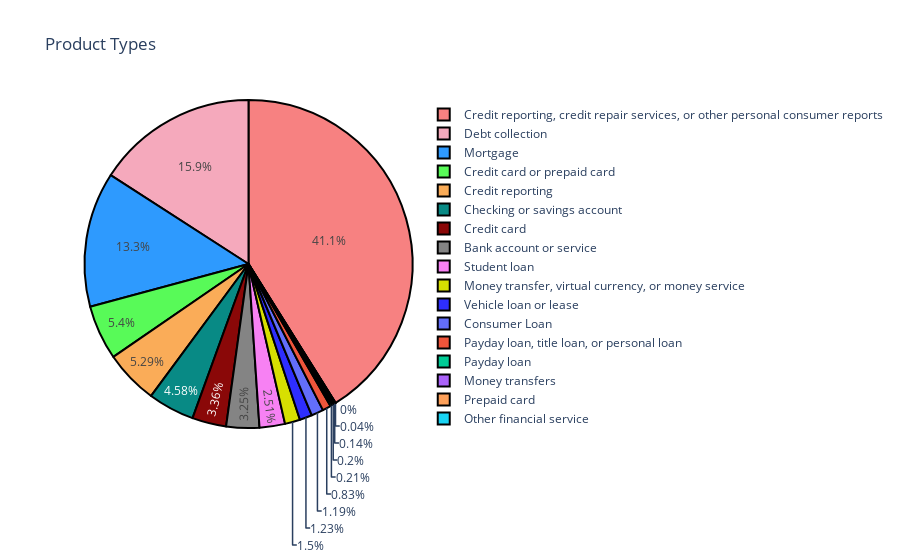

Notebook cell for this chart:
### Code cell
prd = round(complaints["Product"].value_counts() / len(complaints["Product"]) * 100,2)

print(prd)

labels = list(prd.index)
values = prd.values.tolist()
colors = ['#F78181', '#F5A9BC', '#2E9AFE', '#58FA58', '#FAAC58', '#088A85', '#8A0808', '#848484', '#F781F3', '#D7DF01', '#2E2EFE']


prd_pie = go.Pie(labels=labels, values=values, 
                          marker=dict(colors=colors,
                         line=dict(color='#000000', width=2)))

lyt = go.Layout(title='Product Types')

fig = go.Figure(data=[prd_pie], layout=lyt)
iplot(fig)

### Figure 1 — Plotly figure (JSON) as saved in the notebook; plotly's stock layout.template omitted (floating-point values rounded to 4 significant figures)
{"data": [{"labels": ["Credit reporting, credit repair services, or other personal consumer reports", "Debt collection", "Mortgage", "Credit card or prepaid card", "Credit reporting", "Checking or savings account", "Credit card", "Bank account or service", "Student loan", "Money transfer, virtual currency, or money service", "Vehicle loan or lease", "Consumer Loan", "Payday loan, title loan, or personal loan", "Payday loan", "Money transfers", "Prepaid card", "Other financial service", "Virtual currency"], "marker": {"colors": ["#F78181", "#F5A9BC", "#2E9AFE", "#58FA58", "#FAAC58", "#088A85", "#8A0808", "#848484", "#F781F3", "#D7DF01", "#2E2EFE"], "line": {"color": "#000000", "width": 2}}, "type": "pie", "values": [41.08, 15.89, 13.3, 5.4, 5.29, 4.58, 3.36, 3.25, 2.51, 1.5, 1.23, 1.19, 0.83, 0.21, 0.2, 0.14, 0.04, 0]}], "layout": {"title": {"text": "Product Types"}}}
